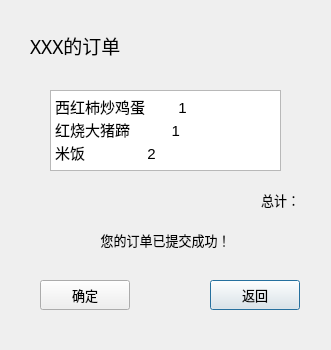
<?xml version="1.0" encoding="UTF-8"?>
<ui version="4.0">
 <class>Order</class>
 <widget class="QDialog" name="Order">
  <property name="geometry">
   <rect>
    <x>0</x>
    <y>0</y>
    <width>331</width>
    <height>350</height>
   </rect>
  </property>
  <property name="windowTitle">
   <string>Dialog</string>
  </property>
  <widget class="QLabel" name="label_1">
   <property name="geometry">
    <rect>
     <x>30</x>
     <y>30</y>
     <width>141</width>
     <height>30</height>
    </rect>
   </property>
   <property name="font">
    <font>
     <family>微软雅黑</family>
     <pointsize>14</pointsize>
    </font>
   </property>
   <property name="text">
    <string>XXX的订单</string>
   </property>
  </widget>
  <widget class="QTextBrowser" name="textBrowser">
   <property name="geometry">
    <rect>
     <x>50</x>
     <y>90</y>
     <width>231</width>
     <height>81</height>
    </rect>
   </property>
   <property name="html">
    <string>&lt;!DOCTYPE HTML PUBLIC &quot;-//W3C//DTD HTML 4.0//EN&quot; &quot;http://www.w3.org/TR/REC-html40/strict.dtd&quot;&gt;
&lt;html&gt;&lt;head&gt;&lt;meta name=&quot;qrichtext&quot; content=&quot;1&quot; /&gt;&lt;style type=&quot;text/css&quot;&gt;
p, li { white-space: pre-wrap; }
&lt;/style&gt;&lt;/head&gt;&lt;body style=&quot; font-family:'SimSun'; font-size:9pt; font-weight:400; font-style:normal;&quot;&gt;
&lt;p style=&quot; margin-top:0px; margin-bottom:0px; margin-left:0px; margin-right:0px; -qt-block-indent:0; text-indent:0px;&quot;&gt;&lt;span style=&quot; font-size:11pt;&quot;&gt;西红柿炒鸡蛋        1&lt;/span&gt;&lt;/p&gt;
&lt;p style=&quot; margin-top:0px; margin-bottom:0px; margin-left:0px; margin-right:0px; -qt-block-indent:0; text-indent:0px;&quot;&gt;&lt;span style=&quot; font-size:11pt;&quot;&gt;红烧大猪蹄          1&lt;/span&gt;&lt;/p&gt;
&lt;p style=&quot; margin-top:0px; margin-bottom:0px; margin-left:0px; margin-right:0px; -qt-block-indent:0; text-indent:0px;&quot;&gt;&lt;span style=&quot; font-size:11pt;&quot;&gt;米饭               2&lt;/span&gt;&lt;/p&gt;&lt;/body&gt;&lt;/html&gt;</string>
   </property>
  </widget>
  <widget class="QPushButton" name="pushButton">
   <property name="geometry">
    <rect>
     <x>210</x>
     <y>280</y>
     <width>90</width>
     <height>30</height>
    </rect>
   </property>
   <property name="font">
    <font>
     <family>微软雅黑</family>
     <pointsize>10</pointsize>
    </font>
   </property>
   <property name="text">
    <string>返回</string>
   </property>
  </widget>
  <widget class="QLabel" name="label_2">
   <property name="geometry">
    <rect>
     <x>50</x>
     <y>220</y>
     <width>231</width>
     <height>40</height>
    </rect>
   </property>
   <property name="font">
    <font>
     <family>微软雅黑</family>
     <pointsize>10</pointsize>
    </font>
   </property>
   <property name="text">
    <string>您的订单已提交成功！</string>
   </property>
   <property name="alignment">
    <set>Qt::AlignCenter</set>
   </property>
  </widget>
  <widget class="QLabel" name="label_3">
   <property name="geometry">
    <rect>
     <x>140</x>
     <y>180</y>
     <width>160</width>
     <height>40</height>
    </rect>
   </property>
   <property name="font">
    <font>
     <family>微软雅黑</family>
     <pointsize>10</pointsize>
    </font>
   </property>
   <property name="text">
    <string>总计：</string>
   </property>
   <property name="alignment">
    <set>Qt::AlignRight|Qt::AlignTrailing|Qt::AlignVCenter</set>
   </property>
  </widget>
  <widget class="QPushButton" name="pushButton_2">
   <property name="geometry">
    <rect>
     <x>40</x>
     <y>280</y>
     <width>90</width>
     <height>30</height>
    </rect>
   </property>
   <property name="font">
    <font>
     <family>微软雅黑</family>
     <pointsize>10</pointsize>
    </font>
   </property>
   <property name="text">
    <string>确定</string>
   </property>
  </widget>
 </widget>
 <resources/>
 <connections/>
</ui>
